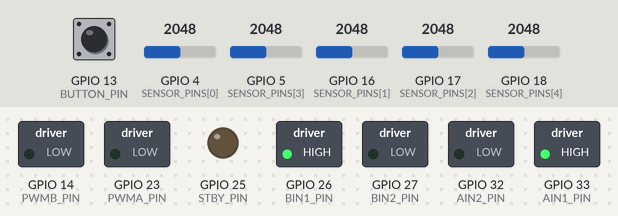
Bench run of a program on a simulated ESP32. Shown: switched loads named in the program (green lamp = pin HIGH), output pins drawn as LEDs (lit = HIGH). The test bench sets the inputs (shaded band); at power-on: GPIO 13 (BUTTON_PIN) HIGH, GPIO 4 (SENSOR_PINS[0]) = 2048, GPIO 5 (SENSOR_PINS[3]) = 2048, GPIO 16 (SENSOR_PINS[1]) = 2048, GPIO 17 (SENSOR_PINS[2]) = 2048, GPIO 18 (SENSOR_PINS[4]) = 2048.

Above: at 1.2 s.
1.3 s: GPIO 13 (BUTTON_PIN) pulled LOW for 0.15 s
Timing chart, 0 to 4.3 s (numbered marks = the images above; inputs shaded):
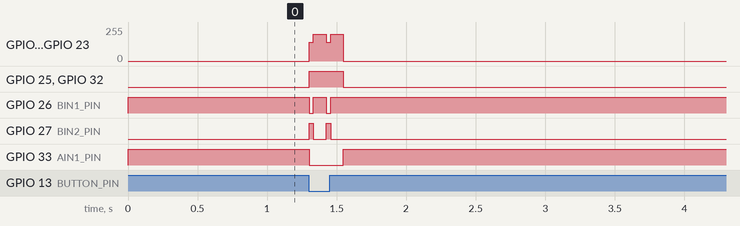

Measured:
- after the input at 1.3 s, GPIO 14 (PWMB_PIN), GPIO 23 (PWMA_PIN): 0/255 → 199/255 at once, → 0/255 0.25 s later

The program:

main.cpp
```cpp
#include <Arduino.h>
#include "robot_control.h"

namespace {
constexpr int SENSOR_THRESHOLD = 2000;
constexpr int SENSOR_WEIGHTS[SENSOR_COUNT] = {-2, -1, 0, 1, 2};
constexpr unsigned long LINE_LOSS_TIMEOUT_MS = 1500;
constexpr unsigned long SEARCH_REVERSE_MS = 30;
constexpr unsigned long SEARCH_SPIN_MS = 80;
constexpr uint8_t SENSOR_FAULT_LIMIT = 3;
constexpr uint8_t MAX_ERROR_MAGNITUDE = 2;
unsigned long lastLineSeen = 0;
int lastError = 0;
uint8_t sensorFaultCounter = 0;

int computeLineError(const SensorReadings &readings, bool &detected) {
    int weighted = 0;
    int hits = 0;
    detected = false;
    for (uint8_t i = 0; i < SENSOR_COUNT; ++i) {
        if (!sensorValueValid(readings.values[i])) {
            continue;
        }
        bool onLine = readings.values[i] < SENSOR_THRESHOLD;
        if (onLine) {
            weighted += SENSOR_WEIGHTS[i];
            ++hits;
            detected = true;
        }
    }
    if (!detected || hits == 0) {
        return lastError;
    }
    return weighted / hits;
}

bool handleSensorFaults(const SensorReadings &readings) {
    if (!sensorsHealthy(readings)) {
        if (++sensorFaultCounter >= SENSOR_FAULT_LIMIT) {
            emergencyStop();
            return false;
        }
    } else {
        sensorFaultCounter = 0;
    }
    return true;
}

void followLineStep() {
    SensorReadings readings = readAllSensors();
    if (!handleSensorFaults(readings)) {
        return;
    }

    bool detected = false;
    int error = computeLineError(readings, detected);
    unsigned long now = millis();
    if (detected) {
        lastLineSeen = now;
    }

    if (!detected) {
        if (now - lastLineSeen > LINE_LOSS_TIMEOUT_MS) {
            emergencyStop();
            return;
        }
        driveMotors(-REVERSE_SPEED, -REVERSE_SPEED);
        delay(SEARCH_REVERSE_MS);
        int direction = lastError >= 0 ? 1 : -1;
        driveMotors(-direction * TURN_SPEED, direction * TURN_SPEED);
        delay(SEARCH_SPIN_MS);
        return;
    }

    lastError = error;
    int base = (abs(error) >= MAX_ERROR_MAGNITUDE) ? TURN_SPEED : BASE_SPEED;
    int correction = error * CORRECTION_SPEED;
    int left = constrain(base - correction, -255, 255);
    int right = constrain(base + correction, -255, 255);
    driveMotors(left, right);
}
}

void setup() {
    initRobot();
    lastLineSeen = millis();
}

void loop() {
    if (!isButtonPressed()) {
        emergencyStop();
        lastLineSeen = millis();
        lastError = 0;
        sensorFaultCounter = 0;
        delay(10);
        return;
    }
    followLineStep();
    delay(10);
}
```

robot_control.h
```cpp
#pragma once

#include <Arduino.h>

// Pin assignments
inline constexpr uint8_t BUTTON_PIN = 13;
inline constexpr uint8_t PWMB_PIN = 14;
inline constexpr uint8_t BIN2_PIN = 27;
inline constexpr uint8_t BIN1_PIN = 26;
inline constexpr uint8_t STBY_PIN = 25;
inline constexpr uint8_t AIN1_PIN = 33;
inline constexpr uint8_t AIN2_PIN = 32;
inline constexpr uint8_t PWMA_PIN = 23;
inline constexpr uint8_t SENSOR_COUNT = 5;
inline constexpr uint8_t SENSOR_PINS[SENSOR_COUNT] = {4, 16, 17, 5, 18};
inline constexpr int SENSOR_MIN_VALUE = 0;
inline constexpr int SENSOR_MAX_VALUE = 4095;
inline constexpr uint8_t BUTTON_SAMPLE_COUNT = 5;
inline constexpr unsigned int BUTTON_SAMPLE_DELAY_US = 500;

struct SensorReadings {
    int values[SENSOR_COUNT];
};

extern uint8_t BASE_SPEED;
extern uint8_t TURN_SPEED;
extern uint8_t CORRECTION_SPEED;
extern uint8_t REVERSE_SPEED;

void initRobot();
void moveForward(uint8_t speed = 255);
void moveBackward(uint8_t speed = 255);
void turnLeft(uint8_t speed = 255);
void turnRight(uint8_t speed = 255);
void stopMoving();
void driveMotors(int leftSpeed, int rightSpeed);
SensorReadings readAllSensors();
int readSensor(uint8_t index);
bool sensorValueValid(int value);
bool sensorsHealthy(const SensorReadings &readings);
bool isButtonPressed();
void emergencyStop();
```

robot_control.cpp
```cpp
#include "robot_control.h"

uint8_t BASE_SPEED = 160;
uint8_t TURN_SPEED = 200;
uint8_t CORRECTION_SPEED = 20;
uint8_t REVERSE_SPEED = 140;

namespace {
constexpr uint8_t PWM_CHANNEL_A = 0;
constexpr uint8_t PWM_CHANNEL_B = 1;
constexpr uint32_t PWM_FREQUENCY = 15000;
constexpr uint8_t PWM_RESOLUTION = 8;
bool driverActive = false;

void enableDriver(bool enable) {
    digitalWrite(STBY_PIN, enable ? HIGH : LOW);
    driverActive = enable;
}

void driveMotor(uint8_t pwmChannel, uint8_t in1, uint8_t in2, int speed) {
    speed = constrain(speed, -255, 255);
    if (speed >= 0) {
        digitalWrite(in1, HIGH);
        digitalWrite(in2, LOW);
        ledcWrite(pwmChannel, speed);
    } else {
        digitalWrite(in1, LOW);
        digitalWrite(in2, HIGH);
        ledcWrite(pwmChannel, -speed);
    }
}

void configureMotorPins() {
    pinMode(AIN1_PIN, OUTPUT);
    pinMode(AIN2_PIN, OUTPUT);
    pinMode(BIN1_PIN, OUTPUT);
    pinMode(BIN2_PIN, OUTPUT);
    pinMode(STBY_PIN, OUTPUT);

    ledcSetup(PWM_CHANNEL_A, PWM_FREQUENCY, PWM_RESOLUTION);
    ledcAttachPin(PWMA_PIN, PWM_CHANNEL_A);
    ledcSetup(PWM_CHANNEL_B, PWM_FREQUENCY, PWM_RESOLUTION);
    ledcAttachPin(PWMB_PIN, PWM_CHANNEL_B);
}

void configureSensors() {
    for (uint8_t i = 0; i < SENSOR_COUNT; ++i) {
        pinMode(SENSOR_PINS[i], INPUT);
    }
}
}

void initRobot() {
    pinMode(BUTTON_PIN, INPUT_PULLUP);
    configureMotorPins();
    configureSensors();
    enableDriver(false);
    stopMoving();
}

void moveForward(uint8_t speed) {
    driveMotors(speed, speed);
}

void moveBackward(uint8_t speed) {
    driveMotors(-speed, -speed);
}

void turnLeft(uint8_t speed) {
    driveMotors(speed / 2, speed);
}

void turnRight(uint8_t speed) {
    driveMotors(speed, speed / 2);
}

void stopMoving() {
    driveMotors(0, 0);
}

void driveMotors(int leftSpeed, int rightSpeed) {
    if (leftSpeed == 0 && rightSpeed == 0) {
        driveMotor(PWM_CHANNEL_A, AIN1_PIN, AIN2_PIN, 0);
        driveMotor(PWM_CHANNEL_B, BIN1_PIN, BIN2_PIN, 0);
        enableDriver(false);
        return;
    }
    if (!driverActive) {
        enableDriver(true);
    }
    driveMotor(PWM_CHANNEL_A, AIN1_PIN, AIN2_PIN, leftSpeed);
    driveMotor(PWM_CHANNEL_B, BIN1_PIN, BIN2_PIN, rightSpeed);
}

SensorReadings readAllSensors() {
    SensorReadings readings{};
    for (uint8_t i = 0; i < SENSOR_COUNT; ++i) {
        readings.values[i] = analogRead(SENSOR_PINS[i]);
    }
    return readings;
}

int readSensor(uint8_t index) {
    if (index >= SENSOR_COUNT) {
        return -1;
    }
    int value = analogRead(SENSOR_PINS[index]);
    return sensorValueValid(value) ? value : -1;
}

bool sensorValueValid(int value) {
    return value >= SENSOR_MIN_VALUE && value <= SENSOR_MAX_VALUE;
}

bool sensorsHealthy(const SensorReadings &readings) {
    for (uint8_t i = 0; i < SENSOR_COUNT; ++i) {
        if (!sensorValueValid(readings.values[i])) {
            return false;
        }
    }
    return true;
}

bool isButtonPressed() {
    uint8_t positiveSamples = 0;
    for (uint8_t i = 0; i < BUTTON_SAMPLE_COUNT; ++i) {
        if (digitalRead(BUTTON_PIN) == LOW) {
            ++positiveSamples;
        }
        delayMicroseconds(BUTTON_SAMPLE_DELAY_US);
    }
    return positiveSamples > BUTTON_SAMPLE_COUNT / 2;
}

void emergencyStop() {
    driveMotors(0, 0);
}
```
